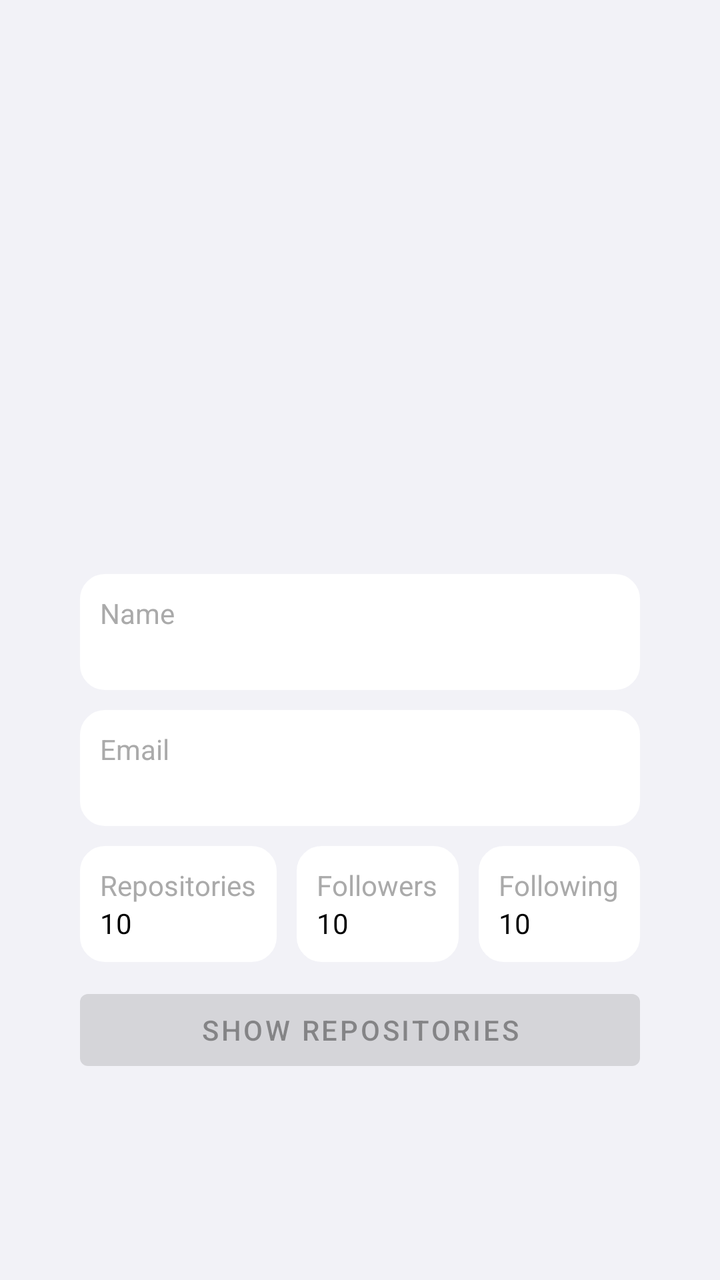
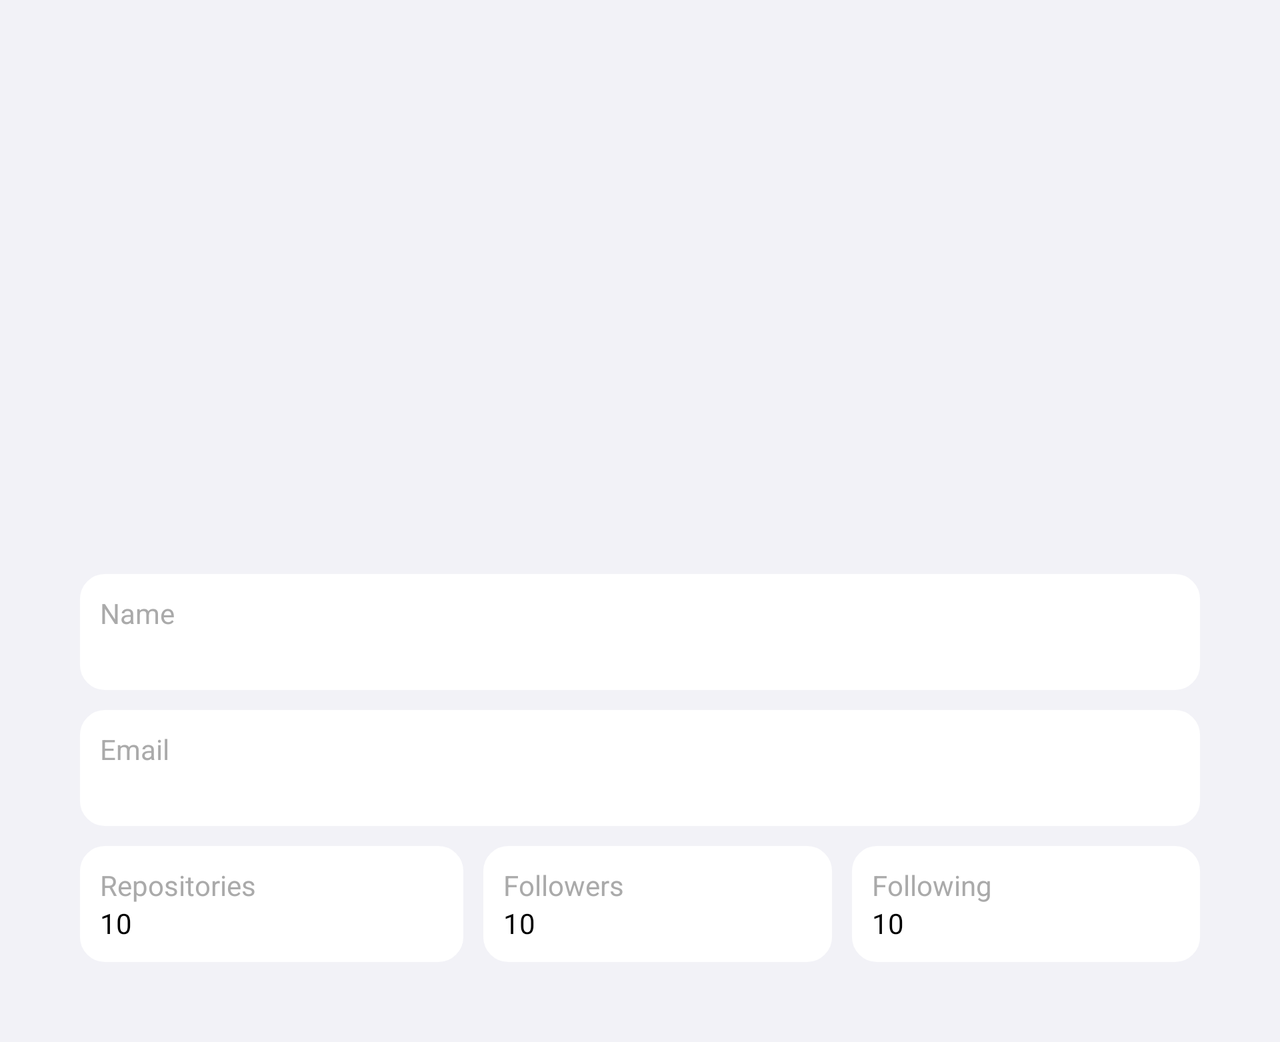

The same Android screen from two of the app's own layout files: first res/layout/ as a phone draws it, then the repository's variant for another configuration, drawn on a device whose configuration selects that folder. Both files follow.
<!-- AndroidManifest.xml: application theme Theme.Tutu -->
<!-- res/layout/fragment_user_info.xml -->
<?xml version="1.0" encoding="utf-8"?>
<LinearLayout xmlns:android="http://schemas.android.com/apk/res/android"
    xmlns:tools="http://schemas.android.com/tools"
    android:layout_width="match_parent"
    android:layout_height="match_parent"
    android:background="@color/background"
    android:orientation="vertical"
    android:padding="40dp">

    <ImageView
        android:id="@+id/avatarInfoFragmentImageView"
        android:layout_width="200dp"
        android:layout_height="200dp"
        android:layout_gravity="center"
        tools:src="@tools:sample/avatars" />

    <TextView
        android:id="@+id/loginTextView"
        style="@style/MaterialAlertDialog.MaterialComponents.Title.Text"
        android:layout_width="wrap_content"
        android:layout_height="wrap_content"
        android:layout_gravity="center"
        android:layout_margin="10dp"
        android:textSize="20sp"
        android:textStyle="bold"
        tools:text="@tools:sample/full_names" />

    <LinearLayout
        android:layout_width="match_parent"
        android:layout_height="wrap_content"
        android:background="@drawable/custom_rectangle"
        android:orientation="vertical"
        android:padding="10dp">

        <TextView
            android:layout_width="match_parent"
            android:layout_height="wrap_content"
            android:text="@string/name"
            android:textColor="@android:color/darker_gray" />

        <TextView
            android:id="@+id/nameTextView"
            android:layout_width="match_parent"
            android:layout_height="wrap_content"
            android:textColor="@color/black"
            tools:text="@tools:sample/full_names" />

    </LinearLayout>

    <LinearLayout
        android:layout_width="match_parent"
        android:layout_height="wrap_content"
        android:layout_marginTop="10dp"
        android:background="@drawable/custom_rectangle"
        android:orientation="vertical"
        android:padding="10dp">

        <TextView
            android:layout_width="match_parent"
            android:layout_height="wrap_content"
            android:text="@string/email"
            android:textColor="@android:color/darker_gray" />

        <TextView
            android:id="@+id/emailTextView"
            android:layout_width="match_parent"
            android:layout_height="wrap_content"
            android:textColor="@color/black"
            tools:text="@tools:sample/full_names" />

    </LinearLayout>

    <LinearLayout
        android:layout_width="match_parent"
        android:layout_height="wrap_content">

        <LinearLayout
            android:layout_width="wrap_content"
            android:layout_height="wrap_content"
            android:layout_marginTop="10dp"
            android:layout_marginEnd="10dp"
            android:layout_weight="1"
            android:background="@drawable/custom_rectangle"
            android:orientation="vertical"
            android:padding="10dp">

            <TextView
                android:layout_width="match_parent"
                android:layout_height="wrap_content"
                android:text="@string/repositories"
                android:textColor="@android:color/darker_gray" />

            <TextView
                android:id="@+id/countRepositoriesTextView"
                android:layout_width="match_parent"
                android:layout_height="wrap_content"
                android:textColor="@color/black"
                tools:text="10" />

        </LinearLayout>

        <LinearLayout
            android:layout_width="wrap_content"
            android:layout_height="wrap_content"
            android:layout_marginTop="10dp"
            android:layout_marginEnd="10dp"
            android:layout_weight="1"
            android:background="@drawable/custom_rectangle"
            android:orientation="vertical"
            android:padding="10dp">

            <TextView
                android:layout_width="match_parent"
                android:layout_height="wrap_content"
                android:text="@string/followers"
                android:textColor="@android:color/darker_gray" />

            <TextView
                android:id="@+id/countFollowersTextView"
                android:layout_width="match_parent"
                android:layout_height="wrap_content"
                android:textColor="@color/black"
                tools:text="10" />

        </LinearLayout>

        <LinearLayout
            android:layout_width="wrap_content"
            android:layout_height="wrap_content"
            android:layout_marginTop="10dp"
            android:layout_weight="1"
            android:background="@drawable/custom_rectangle"
            android:orientation="vertical"
            android:padding="10dp">

            <TextView
                android:layout_width="match_parent"
                android:layout_height="wrap_content"
                android:text="@string/following"
                android:textColor="@android:color/darker_gray" />

            <TextView
                android:id="@+id/countFollowingTextView"
                android:layout_width="match_parent"
                android:layout_height="wrap_content"
                android:textColor="@color/black"
                tools:text="10" />

        </LinearLayout>

    </LinearLayout>

    <Button
        android:id="@+id/showReposButton"
        android:layout_width="match_parent"
        android:layout_height="wrap_content"
        android:layout_marginTop="10dp"
        android:enabled="false"
        android:text="@string/show_repositories" />


</LinearLayout>
<!-- resources referenced by this layout -->
<resources>
  <color name="background">#FFF2F2F7</color>
  <color name="black">#FF000000</color>
  <!-- drawable custom_rectangle (drawable) -->
  <?xml version="1.0" encoding="utf-8"?>
  <shape xmlns:android="http://schemas.android.com/apk/res/android"
      android:shape="rectangle">
  
      <solid android:color="@color/white" />
  
      <corners android:radius="12dip" />
  
      <stroke
          android:width="1dp"
          android:color="@color/white" />
  
  </shape>
  <string name="email">Email</string>
  <string name="followers">Followers</string>
  <string name="following">Following</string>
  <string name="name">Name</string>
  <string name="repositories">Repositories</string>
  <string name="show_repositories">Show Repositories</string>
  <style name="Theme.Tutu" parent="Theme.MaterialComponents.DayNight.DarkActionBar">
          
          <item name="colorPrimary">@color/primary_color</item>
          <item name="colorPrimaryVariant">@color/primary_color</item>
          <item name="colorOnPrimary">@color/white</item>
          
          <item name="colorSecondary">@color/teal_200</item>
          <item name="colorSecondaryVariant">@color/teal_700</item>
          <item name="colorOnSecondary">@color/black</item>
          
          <item name="android:statusBarColor" tools:targetApi="l">?attr/colorPrimaryVariant</item>
          
      </style>
  <color name="white">#FFFFFFFF</color>
  <color name="primary_color">#FF24292f</color>
  <color name="teal_200">#FF03DAC5</color>
  <color name="teal_700">#FF018786</color>
</resources>
<!-- res/layout-land/fragment_user_info.xml (the repository's variant of the layout above) -->
<!-- drawn on the phone turned sideways -->
<?xml version="1.0" encoding="utf-8"?>
<ScrollView xmlns:android="http://schemas.android.com/apk/res/android"
    xmlns:tools="http://schemas.android.com/tools"
    android:layout_width="match_parent"
    android:layout_height="match_parent">

    <LinearLayout
        android:layout_width="match_parent"
        android:layout_height="match_parent"
        android:background="@color/background"
        android:orientation="vertical"
        android:padding="40dp">

        <ImageView
            android:id="@+id/avatarInfoFragmentImageView"
            android:layout_width="200dp"
            android:layout_height="200dp"
            android:layout_gravity="center"
            tools:src="@tools:sample/avatars" />

        <TextView
            android:id="@+id/loginTextView"
            style="@style/MaterialAlertDialog.MaterialComponents.Title.Text"
            android:layout_width="wrap_content"
            android:layout_height="wrap_content"
            android:layout_gravity="center"
            android:layout_margin="10dp"
            android:textSize="20sp"
            android:textStyle="bold"
            tools:text="@tools:sample/full_names" />

        <LinearLayout
            android:layout_width="match_parent"
            android:layout_height="wrap_content"
            android:background="@drawable/custom_rectangle"
            android:orientation="vertical"
            android:padding="10dp">

            <TextView
                android:layout_width="match_parent"
                android:layout_height="wrap_content"
                android:text="@string/name"
                android:textColor="@android:color/darker_gray" />

            <TextView
                android:id="@+id/nameTextView"
                android:layout_width="match_parent"
                android:layout_height="wrap_content"
                android:textColor="@color/black"
                tools:text="@tools:sample/full_names" />

        </LinearLayout>

        <LinearLayout
            android:layout_width="match_parent"
            android:layout_height="wrap_content"
            android:layout_marginTop="10dp"
            android:background="@drawable/custom_rectangle"
            android:orientation="vertical"
            android:padding="10dp">

            <TextView
                android:layout_width="match_parent"
                android:layout_height="wrap_content"
                android:text="@string/email"
                android:textColor="@android:color/darker_gray" />

            <TextView
                android:id="@+id/emailTextView"
                android:layout_width="match_parent"
                android:layout_height="wrap_content"
                android:textColor="@color/black"
                tools:text="@tools:sample/full_names" />

        </LinearLayout>

        <LinearLayout
            android:layout_width="match_parent"
            android:layout_height="wrap_content">

            <LinearLayout
                android:layout_width="wrap_content"
                android:layout_height="wrap_content"
                android:layout_marginTop="10dp"
                android:layout_marginRight="10dp"
                android:layout_weight="1"
                android:background="@drawable/custom_rectangle"
                android:orientation="vertical"
                android:padding="10dp">

                <TextView
                    android:layout_width="match_parent"
                    android:layout_height="wrap_content"
                    android:text="@string/repositories"
                    android:textColor="@android:color/darker_gray" />

                <TextView
                    android:id="@+id/countRepositoriesTextView"
                    android:layout_width="match_parent"
                    android:layout_height="wrap_content"
                    android:textColor="@color/black"
                    tools:text="10" />

            </LinearLayout>

            <LinearLayout
                android:layout_width="wrap_content"
                android:layout_height="wrap_content"
                android:layout_marginTop="10dp"
                android:layout_marginRight="10dp"
                android:layout_weight="1"
                android:background="@drawable/custom_rectangle"
                android:orientation="vertical"
                android:padding="10dp">

                <TextView
                    android:layout_width="match_parent"
                    android:layout_height="wrap_content"
                    android:text="@string/followers"
                    android:textColor="@android:color/darker_gray" />

                <TextView
                    android:id="@+id/countFollowersTextView"
                    android:layout_width="match_parent"
                    android:layout_height="wrap_content"
                    android:textColor="@color/black"
                    tools:text="10" />

            </LinearLayout>

            <LinearLayout
                android:layout_width="wrap_content"
                android:layout_height="wrap_content"
                android:layout_marginTop="10dp"
                android:layout_weight="1"
                android:background="@drawable/custom_rectangle"
                android:orientation="vertical"
                android:padding="10dp">

                <TextView
                    android:layout_width="match_parent"
                    android:layout_height="wrap_content"
                    android:text="@string/following"
                    android:textColor="@android:color/darker_gray" />

                <TextView
                    android:id="@+id/countFollowingTextView"
                    android:layout_width="match_parent"
                    android:layout_height="wrap_content"
                    android:textColor="@color/black"
                    tools:text="10" />

            </LinearLayout>


        </LinearLayout>

    </LinearLayout>

</ScrollView>
<!-- resources referenced by the variant -->
<!-- as the phone turned sideways resolves them -->
<resources>
  <color name="background">#FFF2F2F7</color>
  <color name="black">#FF000000</color>
  <!-- drawable custom_rectangle (drawable) -->
  <?xml version="1.0" encoding="utf-8"?>
  <shape xmlns:android="http://schemas.android.com/apk/res/android"
      android:shape="rectangle">
  
      <solid android:color="@color/white" />
  
      <corners android:radius="12dip" />
  
      <stroke
          android:width="1dp"
          android:color="@color/white" />
  
  </shape>
  <string name="email">Email</string>
  <string name="followers">Followers</string>
  <string name="following">Following</string>
  <string name="name">Name</string>
  <string name="repositories">Repositories</string>
  <style name="Theme.Tutu" parent="Theme.MaterialComponents.DayNight.DarkActionBar">
          
          <item name="colorPrimary">@color/primary_color</item>
          <item name="colorPrimaryVariant">@color/primary_color</item>
          <item name="colorOnPrimary">@color/white</item>
          
          <item name="colorSecondary">@color/teal_200</item>
          <item name="colorSecondaryVariant">@color/teal_700</item>
          <item name="colorOnSecondary">@color/black</item>
          
          <item name="android:statusBarColor" tools:targetApi="l">?attr/colorPrimaryVariant</item>
          
      </style>
  <color name="white">#FFFFFFFF</color>
  <color name="primary_color">#FF24292f</color>
  <color name="teal_200">#FF03DAC5</color>
  <color name="teal_700">#FF018786</color>
</resources>
